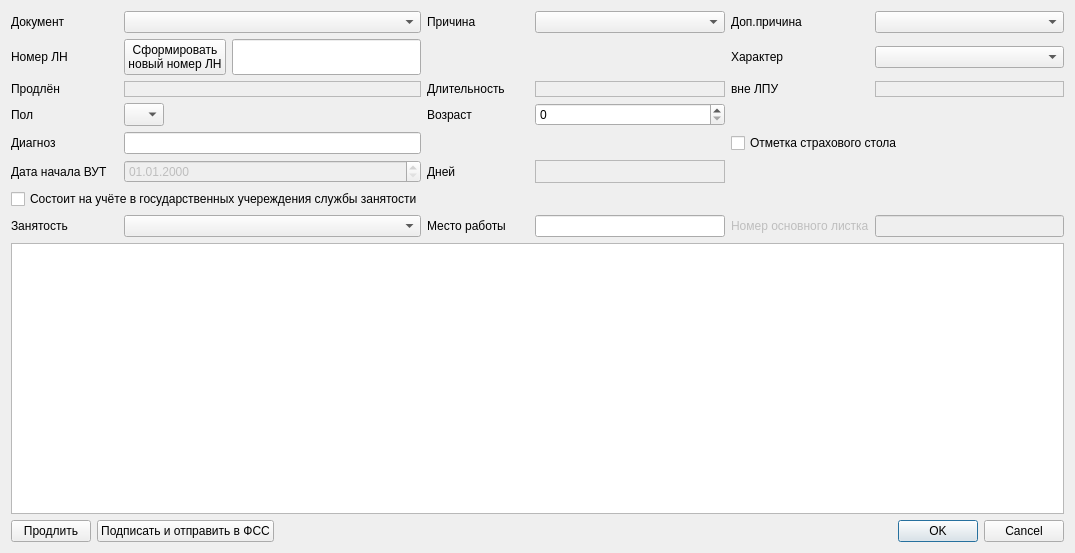
<?xml version="1.0" encoding="UTF-8"?>
<ui version="4.0">
 <class>TempInvalidEditDialog</class>
 <widget class="QDialog" name="TempInvalidEditDialog">
  <property name="windowModality">
   <enum>Qt::ApplicationModal</enum>
  </property>
  <property name="geometry">
   <rect>
    <x>0</x>
    <y>0</y>
    <width>1075</width>
    <height>553</height>
   </rect>
  </property>
  <property name="windowTitle">
   <string>Документ временной нетрудоспособности</string>
  </property>
  <layout class="QGridLayout" name="gridLayout_2">
   <item row="0" column="0" colspan="3">
    <layout class="QGridLayout" name="gridLayout">
     <item row="7" column="5">
      <widget class="QLabel" name="lblMainNumber">
       <property name="enabled">
        <bool>false</bool>
       </property>
       <property name="text">
        <string>Номер основного листка</string>
       </property>
      </widget>
     </item>
     <item row="7" column="0">
      <widget class="QLabel" name="lblBusyness">
       <property name="maximumSize">
        <size>
         <width>107</width>
         <height>16777215</height>
        </size>
       </property>
       <property name="text">
        <string>Занятость</string>
       </property>
      </widget>
     </item>
     <item row="9" column="0" colspan="7">
      <spacer name="horizontalSpacer">
       <property name="orientation">
        <enum>Qt::Horizontal</enum>
       </property>
       <property name="sizeHint" stdset="0">
        <size>
         <width>40</width>
         <height>0</height>
        </size>
       </property>
      </spacer>
     </item>
     <item row="1" column="0">
      <widget class="QLabel" name="lblSerial">
       <property name="maximumSize">
        <size>
         <width>107</width>
         <height>16777215</height>
        </size>
       </property>
       <property name="text">
        <string>Номер ЛН</string>
       </property>
      </widget>
     </item>
     <item row="4" column="1" colspan="2">
      <widget class="CICDCodeEditEx" name="edtDiagnosis">
       <property name="enabled">
        <bool>true</bool>
       </property>
      </widget>
     </item>
     <item row="1" column="5">
      <widget class="QLabel" name="lblDiseaseCharacter">
       <property name="maximumSize">
        <size>
         <width>102</width>
         <height>16777215</height>
        </size>
       </property>
       <property name="text">
        <string>Характер</string>
       </property>
       <property name="buddy">
        <cstring>cmbDiseaseCharacter</cstring>
       </property>
      </widget>
     </item>
     <item row="0" column="6">
      <widget class="CRBComboBox" name="cmbExtraReason"/>
     </item>
     <item row="2" column="0">
      <widget class="QLabel" name="lblPrev">
       <property name="maximumSize">
        <size>
         <width>107</width>
         <height>16777215</height>
        </size>
       </property>
       <property name="text">
        <string>Продлён</string>
       </property>
      </widget>
     </item>
     <item row="0" column="4">
      <widget class="CRBComboBox" name="cmbReason">
       <property name="sizePolicy">
        <sizepolicy hsizetype="Minimum" vsizetype="Minimum">
         <horstretch>0</horstretch>
         <verstretch>0</verstretch>
        </sizepolicy>
       </property>
      </widget>
     </item>
     <item row="2" column="1" colspan="2">
      <widget class="QLabel" name="lblPrevNumberValue">
       <property name="sizePolicy">
        <sizepolicy hsizetype="Preferred" vsizetype="Minimum">
         <horstretch>0</horstretch>
         <verstretch>0</verstretch>
        </sizepolicy>
       </property>
       <property name="frameShape">
        <enum>QFrame::StyledPanel</enum>
       </property>
       <property name="frameShadow">
        <enum>QFrame::Sunken</enum>
       </property>
       <property name="text">
        <string/>
       </property>
      </widget>
     </item>
     <item row="0" column="3">
      <widget class="QLabel" name="lblReason">
       <property name="maximumSize">
        <size>
         <width>102</width>
         <height>16777215</height>
        </size>
       </property>
       <property name="text">
        <string>Причина</string>
       </property>
       <property name="buddy">
        <cstring>cmbReason</cstring>
       </property>
      </widget>
     </item>
     <item row="5" column="3">
      <widget class="QLabel" name="lblCaseLength">
       <property name="maximumSize">
        <size>
         <width>102</width>
         <height>16777215</height>
        </size>
       </property>
       <property name="text">
        <string>Дней</string>
       </property>
       <property name="textFormat">
        <enum>Qt::AutoText</enum>
       </property>
       <property name="alignment">
        <set>Qt::AlignLeading|Qt::AlignLeft|Qt::AlignVCenter</set>
       </property>
      </widget>
     </item>
     <item row="8" column="0" colspan="7">
      <widget class="CInDocTableView" name="tblPeriods">
       <property name="sizePolicy">
        <sizepolicy hsizetype="Expanding" vsizetype="Ignored">
         <horstretch>0</horstretch>
         <verstretch>0</verstretch>
        </sizepolicy>
       </property>
      </widget>
     </item>
     <item row="2" column="4">
      <widget class="QLabel" name="lblLengthValue">
       <property name="sizePolicy">
        <sizepolicy hsizetype="Preferred" vsizetype="Minimum">
         <horstretch>0</horstretch>
         <verstretch>0</verstretch>
        </sizepolicy>
       </property>
       <property name="frameShape">
        <enum>QFrame::StyledPanel</enum>
       </property>
       <property name="frameShadow">
        <enum>QFrame::Sunken</enum>
       </property>
       <property name="text">
        <string/>
       </property>
      </widget>
     </item>
     <item row="0" column="1" colspan="2">
      <widget class="CRBComboBox" name="cmbDoctype">
       <property name="sizePolicy">
        <sizepolicy hsizetype="Preferred" vsizetype="Minimum">
         <horstretch>0</horstretch>
         <verstretch>0</verstretch>
        </sizepolicy>
       </property>
      </widget>
     </item>
     <item row="7" column="4">
      <widget class="QLineEdit" name="edtPlaceWork">
       <property name="sizePolicy">
        <sizepolicy hsizetype="Minimum" vsizetype="Fixed">
         <horstretch>0</horstretch>
         <verstretch>0</verstretch>
        </sizepolicy>
       </property>
      </widget>
     </item>
     <item row="4" column="0">
      <widget class="QLabel" name="lblDiagnosis">
       <property name="enabled">
        <bool>true</bool>
       </property>
       <property name="maximumSize">
        <size>
         <width>107</width>
         <height>16777215</height>
        </size>
       </property>
       <property name="text">
        <string>Диагноз</string>
       </property>
       <property name="buddy">
        <cstring>edtDiagnosis</cstring>
       </property>
      </widget>
     </item>
     <item row="6" column="0" colspan="7">
      <widget class="QCheckBox" name="chkGovEmoploymentService">
       <property name="text">
        <string>Состоит на учёте в государственных учереждения службы занятости</string>
       </property>
       <property name="tristate">
        <bool>false</bool>
       </property>
      </widget>
     </item>
     <item row="7" column="3">
      <widget class="QLabel" name="lblPlaceWork">
       <property name="maximumSize">
        <size>
         <width>102</width>
         <height>16777215</height>
        </size>
       </property>
       <property name="text">
        <string>Место работы</string>
       </property>
      </widget>
     </item>
     <item row="2" column="6">
      <widget class="QLabel" name="lblExternalLengthValue">
       <property name="sizePolicy">
        <sizepolicy hsizetype="Preferred" vsizetype="Minimum">
         <horstretch>0</horstretch>
         <verstretch>0</verstretch>
        </sizepolicy>
       </property>
       <property name="frameShape">
        <enum>QFrame::StyledPanel</enum>
       </property>
       <property name="frameShadow">
        <enum>QFrame::Sunken</enum>
       </property>
       <property name="text">
        <string/>
       </property>
      </widget>
     </item>
     <item row="5" column="0">
      <widget class="QLabel" name="lblCaseBegDate">
       <property name="maximumSize">
        <size>
         <width>107</width>
         <height>16777215</height>
        </size>
       </property>
       <property name="text">
        <string>Дата начала ВУТ</string>
       </property>
       <property name="buddy">
        <cstring>edtCaseBegDate</cstring>
       </property>
      </widget>
     </item>
     <item row="1" column="2">
      <widget class="QLineEdit" name="edtNumber">
       <property name="sizePolicy">
        <sizepolicy hsizetype="Preferred" vsizetype="Minimum">
         <horstretch>0</horstretch>
         <verstretch>0</verstretch>
        </sizepolicy>
       </property>
       <property name="maxLength">
        <number>16</number>
       </property>
       <property name="alignment">
        <set>Qt::AlignCenter</set>
       </property>
      </widget>
     </item>
     <item row="7" column="1" colspan="2">
      <widget class="CEnumComboBox" name="cmbBusyness"/>
     </item>
     <item row="2" column="5">
      <widget class="QLabel" name="lblExternalLength">
       <property name="maximumSize">
        <size>
         <width>102</width>
         <height>16777215</height>
        </size>
       </property>
       <property name="text">
        <string>вне ЛПУ</string>
       </property>
       <property name="alignment">
        <set>Qt::AlignLeading|Qt::AlignLeft|Qt::AlignVCenter</set>
       </property>
      </widget>
     </item>
     <item row="5" column="4">
      <widget class="QLabel" name="lblCaseLengthValue">
       <property name="sizePolicy">
        <sizepolicy hsizetype="Preferred" vsizetype="Minimum">
         <horstretch>0</horstretch>
         <verstretch>0</verstretch>
        </sizepolicy>
       </property>
       <property name="frameShape">
        <enum>QFrame::StyledPanel</enum>
       </property>
       <property name="frameShadow">
        <enum>QFrame::Sunken</enum>
       </property>
       <property name="text">
        <string/>
       </property>
      </widget>
     </item>
     <item row="0" column="0">
      <widget class="QLabel" name="lblDoctype">
       <property name="maximumSize">
        <size>
         <width>107</width>
         <height>16777215</height>
        </size>
       </property>
       <property name="text">
        <string>Документ</string>
       </property>
       <property name="buddy">
        <cstring>cmbDoctype</cstring>
       </property>
      </widget>
     </item>
     <item row="5" column="1" colspan="2">
      <widget class="CDateEdit" name="edtCaseBegDate">
       <property name="enabled">
        <bool>false</bool>
       </property>
       <property name="displayFormat">
        <string>dd.MM.yyyy</string>
       </property>
      </widget>
     </item>
     <item row="1" column="1">
      <widget class="QPushButton" name="btnNewLN">
       <property name="text">
        <string>Сформировать 
новый номер ЛН</string>
       </property>
      </widget>
     </item>
     <item row="1" column="6">
      <widget class="CRBComboBox" name="cmbDiseaseCharacter"/>
     </item>
     <item row="2" column="3">
      <widget class="QLabel" name="lblLength">
       <property name="maximumSize">
        <size>
         <width>102</width>
         <height>16777215</height>
        </size>
       </property>
       <property name="text">
        <string>Длительность</string>
       </property>
      </widget>
     </item>
     <item row="8" column="15">
      <spacer name="verticalSpacer">
       <property name="orientation">
        <enum>Qt::Vertical</enum>
       </property>
       <property name="sizeHint" stdset="0">
        <size>
         <width>0</width>
         <height>40</height>
        </size>
       </property>
      </spacer>
     </item>
     <item row="0" column="5">
      <widget class="QLabel" name="lblExtraReason">
       <property name="maximumSize">
        <size>
         <width>102</width>
         <height>16777215</height>
        </size>
       </property>
       <property name="text">
        <string>Доп.причина</string>
       </property>
      </widget>
     </item>
     <item row="4" column="5" colspan="2">
      <widget class="QCheckBox" name="chkInsuranceOfficeMark">
       <property name="text">
        <string>Отметка страхового стола</string>
       </property>
      </widget>
     </item>
     <item row="3" column="4">
      <widget class="QSpinBox" name="edtOtherAge">
       <property name="sizePolicy">
        <sizepolicy hsizetype="Minimum" vsizetype="Minimum">
         <horstretch>0</horstretch>
         <verstretch>0</verstretch>
        </sizepolicy>
       </property>
      </widget>
     </item>
     <item row="3" column="1">
      <widget class="QComboBox" name="cmbOtherSex">
       <property name="sizePolicy">
        <sizepolicy hsizetype="Preferred" vsizetype="Minimum">
         <horstretch>0</horstretch>
         <verstretch>0</verstretch>
        </sizepolicy>
       </property>
       <property name="maximumSize">
        <size>
         <width>40</width>
         <height>16777215</height>
        </size>
       </property>
       <item>
        <property name="text">
         <string/>
        </property>
       </item>
       <item>
        <property name="text">
         <string>М</string>
        </property>
       </item>
       <item>
        <property name="text">
         <string>Ж</string>
        </property>
       </item>
      </widget>
     </item>
     <item row="3" column="0">
      <widget class="QLabel" name="lblOtherSex">
       <property name="maximumSize">
        <size>
         <width>107</width>
         <height>16777215</height>
        </size>
       </property>
       <property name="text">
        <string>Пол</string>
       </property>
       <property name="buddy">
        <cstring>cmbOtherSex</cstring>
       </property>
      </widget>
     </item>
     <item row="3" column="3">
      <widget class="QLabel" name="lblOtherAge">
       <property name="maximumSize">
        <size>
         <width>102</width>
         <height>16777215</height>
        </size>
       </property>
       <property name="text">
        <string>Возраст</string>
       </property>
       <property name="alignment">
        <set>Qt::AlignLeading|Qt::AlignLeft|Qt::AlignVCenter</set>
       </property>
      </widget>
     </item>
     <item row="7" column="6">
      <widget class="QLineEdit" name="edtMainNumber">
       <property name="enabled">
        <bool>false</bool>
       </property>
       <property name="sizePolicy">
        <sizepolicy hsizetype="Minimum" vsizetype="Fixed">
         <horstretch>0</horstretch>
         <verstretch>0</verstretch>
        </sizepolicy>
       </property>
      </widget>
     </item>
    </layout>
   </item>
   <item row="1" column="0">
    <widget class="QPushButton" name="btnTempInvalidProlong">
     <property name="enabled">
      <bool>true</bool>
     </property>
     <property name="sizePolicy">
      <sizepolicy hsizetype="Minimum" vsizetype="Minimum">
       <horstretch>0</horstretch>
       <verstretch>0</verstretch>
      </sizepolicy>
     </property>
     <property name="text">
      <string>Продлить</string>
     </property>
    </widget>
   </item>
   <item row="1" column="1">
    <widget class="QPushButton" name="btnSendInFSS">
     <property name="text">
      <string>Подписать и отправить в ФСС</string>
     </property>
    </widget>
   </item>
   <item row="1" column="2">
    <widget class="QDialogButtonBox" name="buttonBox">
     <property name="orientation">
      <enum>Qt::Horizontal</enum>
     </property>
     <property name="standardButtons">
      <set>QDialogButtonBox::Cancel|QDialogButtonBox::Ok</set>
     </property>
    </widget>
   </item>
  </layout>
 </widget>
 <customwidgets>
  <customwidget>
   <class>CRBComboBox</class>
   <extends>QComboBox</extends>
   <header>library/crbcombobox.h</header>
  </customwidget>
  <customwidget>
   <class>CInDocTableView</class>
   <extends>QTableView</extends>
   <header>library/InDocTable.h</header>
  </customwidget>
  <customwidget>
   <class>CDateEdit</class>
   <extends>QDateEdit</extends>
   <header>library/DateEdit.h</header>
  </customwidget>
  <customwidget>
   <class>CICDCodeEditEx</class>
   <extends>QLineEdit</extends>
   <header>library/ICDCodeEdit.h</header>
  </customwidget>
  <customwidget>
   <class>CEnumComboBox</class>
   <extends>QComboBox</extends>
   <header>library/Enum.h</header>
  </customwidget>
 </customwidgets>
 <tabstops>
  <tabstop>cmbDoctype</tabstop>
  <tabstop>edtDiagnosis</tabstop>
  <tabstop>edtCaseBegDate</tabstop>
  <tabstop>cmbBusyness</tabstop>
  <tabstop>tblPeriods</tabstop>
  <tabstop>btnTempInvalidProlong</tabstop>
  <tabstop>buttonBox</tabstop>
 </tabstops>
 <resources/>
 <connections>
  <connection>
   <sender>buttonBox</sender>
   <signal>accepted()</signal>
   <receiver>TempInvalidEditDialog</receiver>
   <slot>accept()</slot>
   <hints>
    <hint type="sourcelabel">
     <x>526</x>
     <y>336</y>
    </hint>
    <hint type="destinationlabel">
     <x>153</x>
     <y>172</y>
    </hint>
   </hints>
  </connection>
  <connection>
   <sender>buttonBox</sender>
   <signal>rejected()</signal>
   <receiver>TempInvalidEditDialog</receiver>
   <slot>reject()</slot>
   <hints>
    <hint type="sourcelabel">
     <x>539</x>
     <y>336</y>
    </hint>
    <hint type="destinationlabel">
     <x>244</x>
     <y>172</y>
    </hint>
   </hints>
  </connection>
 </connections>
</ui>
